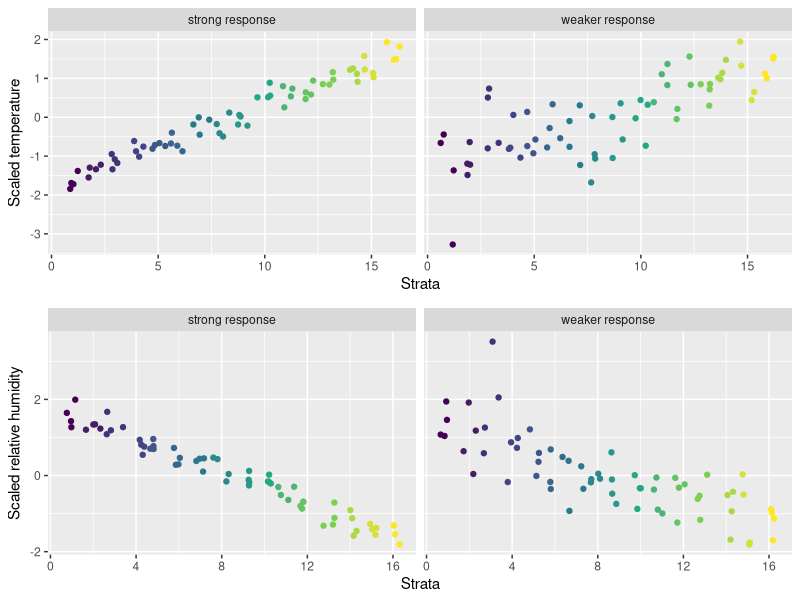
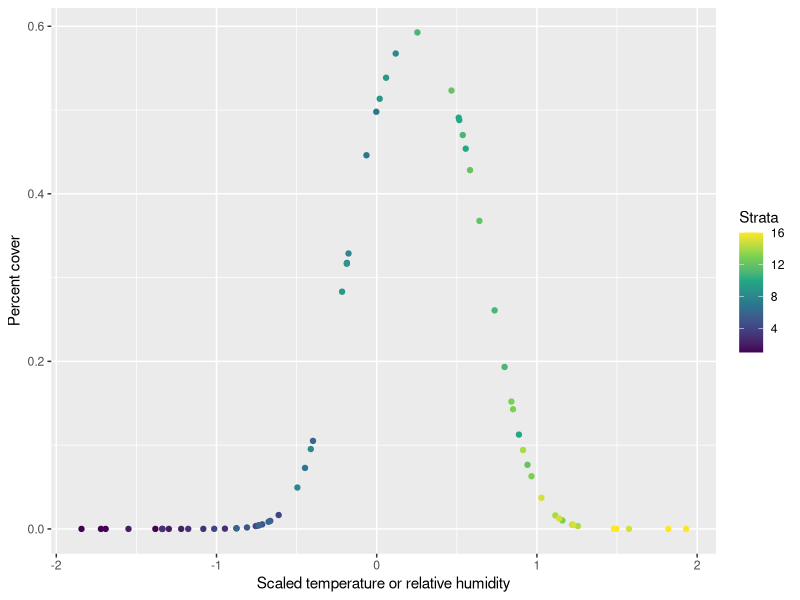

R code for these plots, in order: (Note: this script raises an error after producing the figures.)
## ---- chunk 1
#| echo: false
#| message: false

# general set-up
library(ggplot2)
library(VGAM)
library(cowplot)

# helper function to generate climate data from strata
clm_strata <- function(b_tmp, b_rh, sd, n) {
    s <- 1:16
    srep <- rep(s, each = n)
    tmp <- rnorm(length(srep), b_tmp * srep, sd)
    rh <- rnorm(length(srep), b_rh * srep, sd)
    
    data.frame(s = srep, tmp = scale(tmp), rh = scale(rh))
}



d1 <- clm_strata(b_tmp = 2, b_rh = -2, sd = 2, n = 4)
d2 <- clm_strata(b_tmp = 0.5, b_rh = -0.5, sd = 2, n = 4)

d1$scenario <- "strong response"
d2$scenario <- "weaker response"
d <- rbind(d1, d2)

p_tmp <- ggplot(d, aes(x = s, y = tmp, color = s)) +
    geom_jitter(height = 0) +
    facet_wrap(vars(scenario), nrow = 1) +
    scale_color_viridis_c() +
    theme(legend.position = "none") +
    xlab("Strata") + ylab("Scaled temperature")

p_rh <- ggplot(d, aes(x = s, y = rh, color = s)) +
    geom_jitter(height = 0) +
    facet_wrap(vars(scenario), nrow = 1) +
    scale_color_viridis_c() +
    theme(legend.position = "none") +
    xlab("Strata") + ylab("Scaled relative humidity")

plot_grid(p_tmp, p_rh, nrow = 2)
## ---- chunk 2
pfun <- function(x, b0, b1, b2) {
    1 / (1 + exp(-(b0 + b1 * x + b2 * x^2)))
}

x <- d1$tmp

ideal_response <- data.frame(s = d1$s, x = x, p = pfun(x, 0, 3, -6))

ggplot(ideal_response, aes(x = x, y = p, color = s)) +
    geom_point() +
    scale_color_viridis_c(name = "Strata") +
    xlab("Scaled temperature or relative humidity") +
    ylab("Percent cover")
## ---- chunk 3
#| echo: false

# function to make zero inflated binomial data
zbdata <- function(x1, x2, r0, size, a0, a1, a2, b1, b2) {
    nn <- length(x1)
    zdata <- data.frame(pstr0 = logitlink(2, inverse = TRUE),
                    x1 = x1,
                    x2 = x2,
                    sv = rep(size, length = nn))
    zdata$mubin <- logitlink(a0 + a1 * x1 - a2 * x1^2 + b1 * x2 - b2 * x2^2, inverse = TRUE)

    zdata$y <- rzibinom(nn, 
                    size = zdata$sv, 
                    prob = zdata$mubin, 
                    pstr0 = zdata$pstr0)

    return(zdata)
}

# vectors of params for different scenarios 

splst_u <- c(2, -1, 2, 2, 2, 2)
splst_r <- c(0, -1, 2, 2, 2, 2)
gnlst_u <- c(2, -1, 2, 2, 2, 2) # change
gnlst_r <- c(0, -1, 2, 2, 2, 2) # change

names(splst_u) <- names(splst_u) <- names(splst_u) <- names(splst_u) <- c("r0", "a0", "a1", "a2", "b1", "b2")

# data for strong climate response to strata, climate specialist, ubiquitous 
dat_strg_splst_u <- zbdata(x1 =, x2=, r0=, size=, a0=, a1=, a2=, b1=, b2=)
